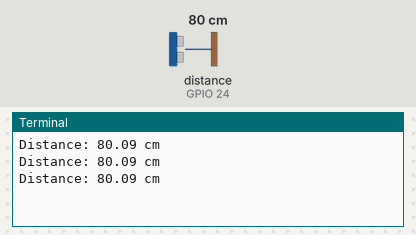
The program below on a simulated Raspberry Pi (BCM pin numbers). Shown: the last lines printed to the terminal. The test bench sets the inputs (shaded band); at power-on: distance to the obstacle (sensor on GPIO 24) 80 cm. The echo pulse lasts 58.3 µs per cm; the clock reads 2024-03-15 10:24:30 at power-on unless the program sets it.

Above: at 1.2 s.
1.3 s: distance to the obstacle (sensor on GPIO 24) set to 2 cm
At 1.9 s:
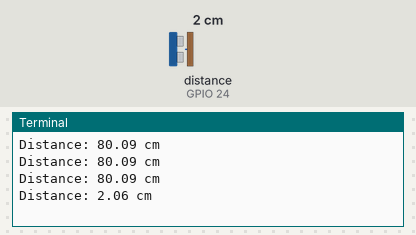
2.8 s: distance to the obstacle (sensor on GPIO 24) set to 4 cm
At 3.4 s:
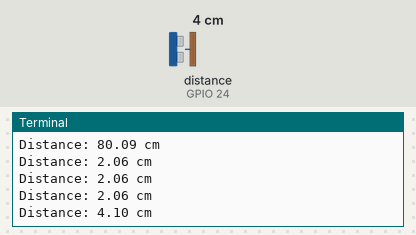
Timing chart, 0 to 5.8 s (numbered marks = the images above; inputs shaded):
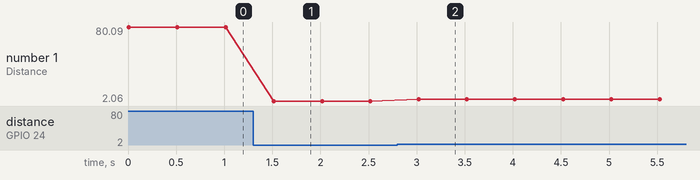

The program:

example.py
```python
# Uses Raspberry Pi GPIO 23 (Trig) and 24 (Echo) to trigger the HC-SR04, measure the echo pulse duration, and print distance in centimeters in a loop until interrupted.
#
# Buy this module: https://shillehtek.com/products/hc-sr04-ultrasonic-distance-sensor-module-4-pin-for-arduino
# Full manual: https://shillehtek.com/blogs/shillehtek-product-manuals/hc-sr04-ultrasonic-distance-sensor-module-4-pin-for-arduino-manual
# More examples: https://github.com/shillehbean/shillehtek-examples
#

#!/usr/bin/env python3
# HC-SR04 Ultrasonic Distance Sensor - Raspberry Pi Example
# Trig Pin: GPIO 23, Echo Pin: GPIO 24

import RPi.GPIO as GPIO
import time

trigPin = 23
echoPin = 24

GPIO.setmode(GPIO.BCM)
GPIO.setup(trigPin, GPIO.OUT)
GPIO.setup(echoPin, GPIO.IN)

try:
    while True:
        # Send trigger pulse
        GPIO.output(trigPin, GPIO.LOW)
        time.sleep(0.00001)
        GPIO.output(trigPin, GPIO.HIGH)
        time.sleep(0.00001)
        GPIO.output(trigPin, GPIO.LOW)

        # Wait for echo to start
        while GPIO.input(echoPin) == 0:
            pulse_start = time.time()

        # Wait for echo to end
        while GPIO.input(echoPin) == 1:
            pulse_end = time.time()

        # Calculate distance
        pulse_duration = pulse_end - pulse_start
        distance = pulse_duration * 17150  # cm

        print("Distance: {:.2f} cm".format(distance))
        time.sleep(0.5)

except KeyboardInterrupt:
    print("Measurement stopped by user")
finally:
    GPIO.cleanup()
```

Measured:
- after the input at 1.3 s, the terminal: prints a new line after 0.22 s (image 1)
- after the input at 2.8 s, the terminal: prints a new line after 0.22 s (image 2)
- plotted number 1: 80.09 → 2.06 after the input at 1.3 s, 2.06 → 4.1 after the input at 2.8 s
